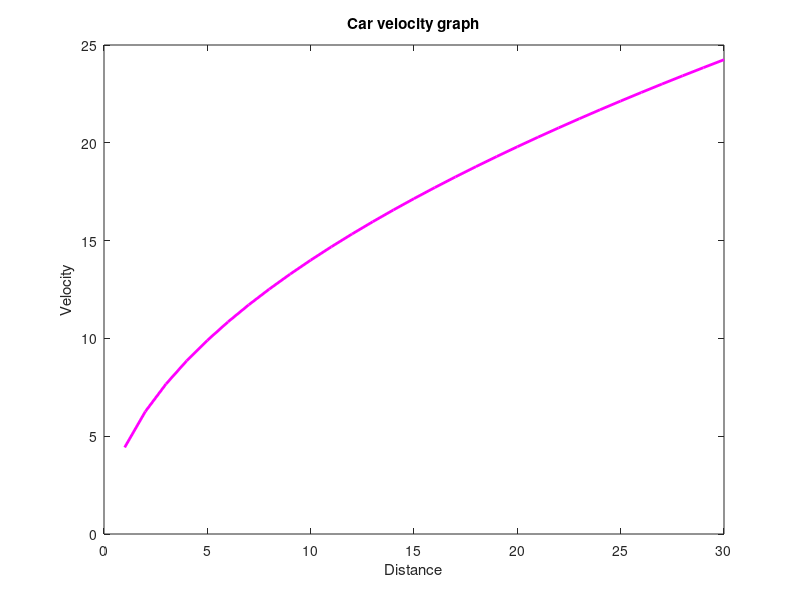

The MATLAB script that drew this image:
y = 1: 30;
x = sqrt(2*9.8*y);
plot(y,x,'m-','Linewidth',2);
title('Car velocity graph');
xlabel('Distance')
ylabel('Velocity')